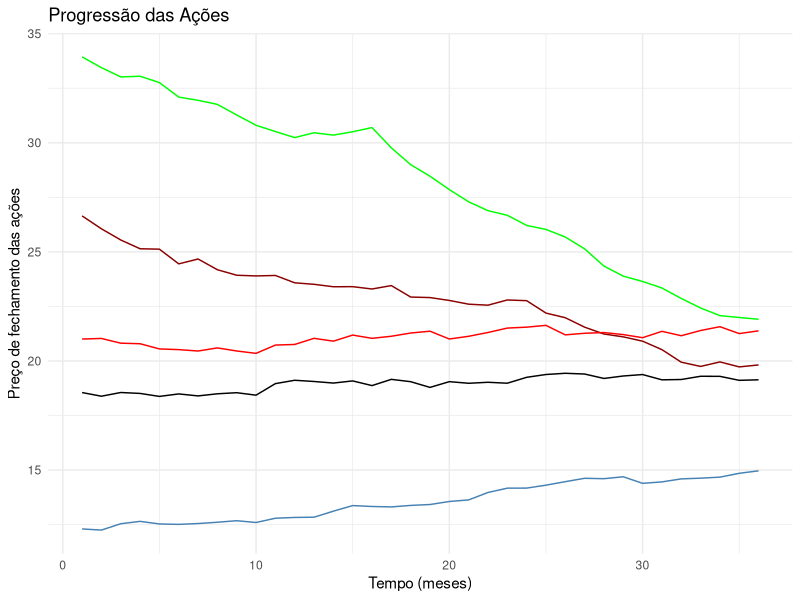
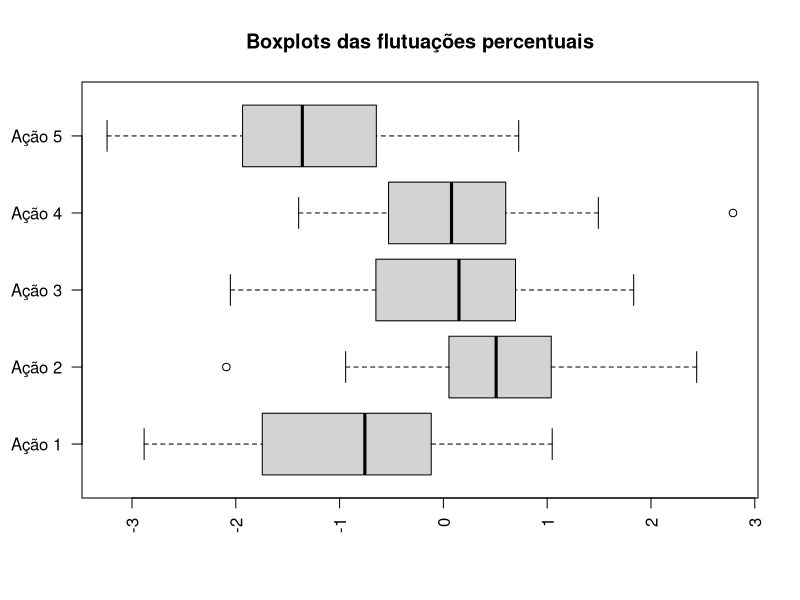

These figures' R source, in order:
## ---- chunk 1
knitr::opts_chunk$set(echo = TRUE)
## ---- chunk 2

# Importação das bibliotecas (descomentar caso não tenha instalado)
# install.packages("ggplot2")

# Importação de bibliotecas
library(ggplot2)
library(dplyr)

## ---- chunk 3

# importação dos dados
data <- read.csv(file = 'DadosAcoesGrupoC.csv', header = FALSE)
colnames(data) <- c("A1","A2","A3","A4","A5") # Adicionando nomes às colunas

# plot dos primeiros 6 dados da tabela
head(data)
## ---- chunk 4
theme_set(theme_minimal())

# Plot
plt <- ggplot(data=data, aes(x=1:36, y=A1)) + 
   geom_line(aes(y = A1), color = "darkred") +
   geom_line(aes(y = A2), color = "steelblue") + 
   geom_line(aes(y = A3), color = "red") + 
   geom_line(aes(y = A4), color = "black") +  
   geom_line(aes(y = A5), color = "green") +
   theme(legend.position="bottom") +
   labs(title = "Progressão das Ações", x = "Tempo (meses)", y = "Preço de fechamento das ações")

plt
## ---- chunk 5

# Transforma dados em porcentagens
data_perc <- data
for(i in 1:(nrow(data)-1)){
        data_perc[i,] <- 100*( (data[i+1,] - data[i,])/data[i+1,] ) # porcentagem de mudança do fechamento do mes i + 1 em relação ao mes i.
}

data_perc <- data_perc[-c(36), ] # removendo ultima linha

# Criando uma variável para cada amostra
data_a1 <- data_perc$A1
data_a2 <- data_perc$A2
data_a3 <- data_perc$A3
data_a4 <- data_perc$A4
data_a5 <- data_perc$A5
## ---- chunk 6
# boxplot
boxplot(data_a1, data_a2, data_a3, data_a4, data_a5,
main = "Boxplots das flutuações percentuais",
at = c(1,2,3,4,5),
names = c("Ação 1", "Ação 2", "Ação 3", "Ação 4", "Ação 5"),
las = 2,
horizontal = TRUE,
notch = FALSE
)
